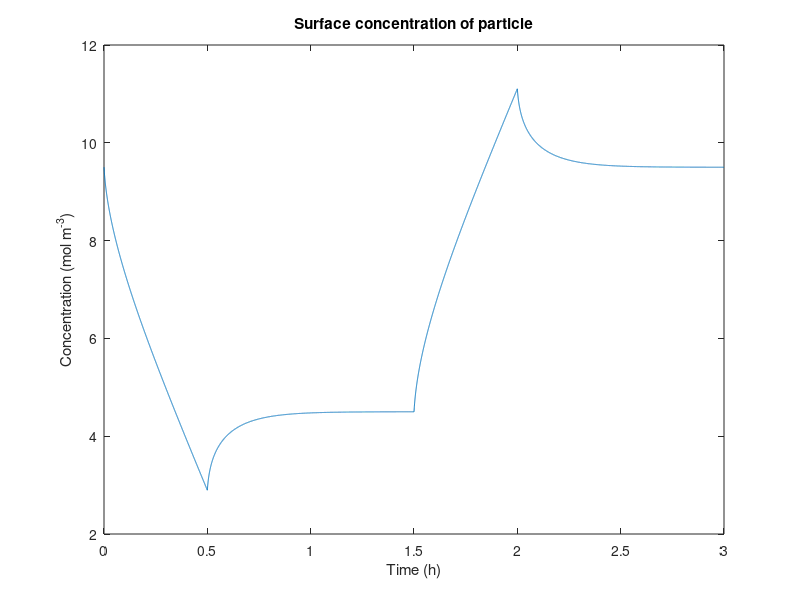

The MATLAB script that drew this image:

R = 10e-6;             % particle radius [m]
Cmax = 12000;          % [mol/m^3]
c0 = 9500;             % initial concentration [mol/m^3]
j0 = 5000*R/3/1800;    % lithium flux [mol/m^2/sec]
D = 1e-14;             % solid diffusivity, [m^2/s]
 
jk = [j0*ones(1,1800), zeros(1,3600)]; % discharge and rest
jk = [jk -jk];         % discharge and rest, then charge and rest
 
% Simulation control
Nr = 20;               % number of "shells" radially
dR = R/Nr;             % width of each "shell"
Sa = 4*pi*(R*(1:Nr)/Nr).^2; % outer surface area of each shell
dV = (4/3)*pi*((R*(1:Nr)/Nr).^3-(R*(0:Nr-1)/Nr).^3); % vol. of ea. shell
dt = 1;                % time steps of 1 second

c = c0*ones(1,Nr);     % initialize concentration profile versus "r" dimension
cse = zeros(size(jk)); % concentration at surface
cse(1) = c0;

for timestep = 1:length(jk),
  N = -D*diff(c)/dR;   % flux at surfaces between "bins"
  M = N.*Sa(1:end-1);  % total moles crossing surfaces
  c = c + ([0 M] - [M 0])*dt./dV; % conc. change via diffusion
  c(end) = c(end) - jk(timestep)*Sa(end)*dt/dV(end); % at boundary
  cse(timestep+1) = c(end);
end

plot((0:length(jk))/3600,cse/1000); 
title('Surface concentration of particle')
xlabel('Time (h)'); ylabel('Concentration (mol m^{-3})')
